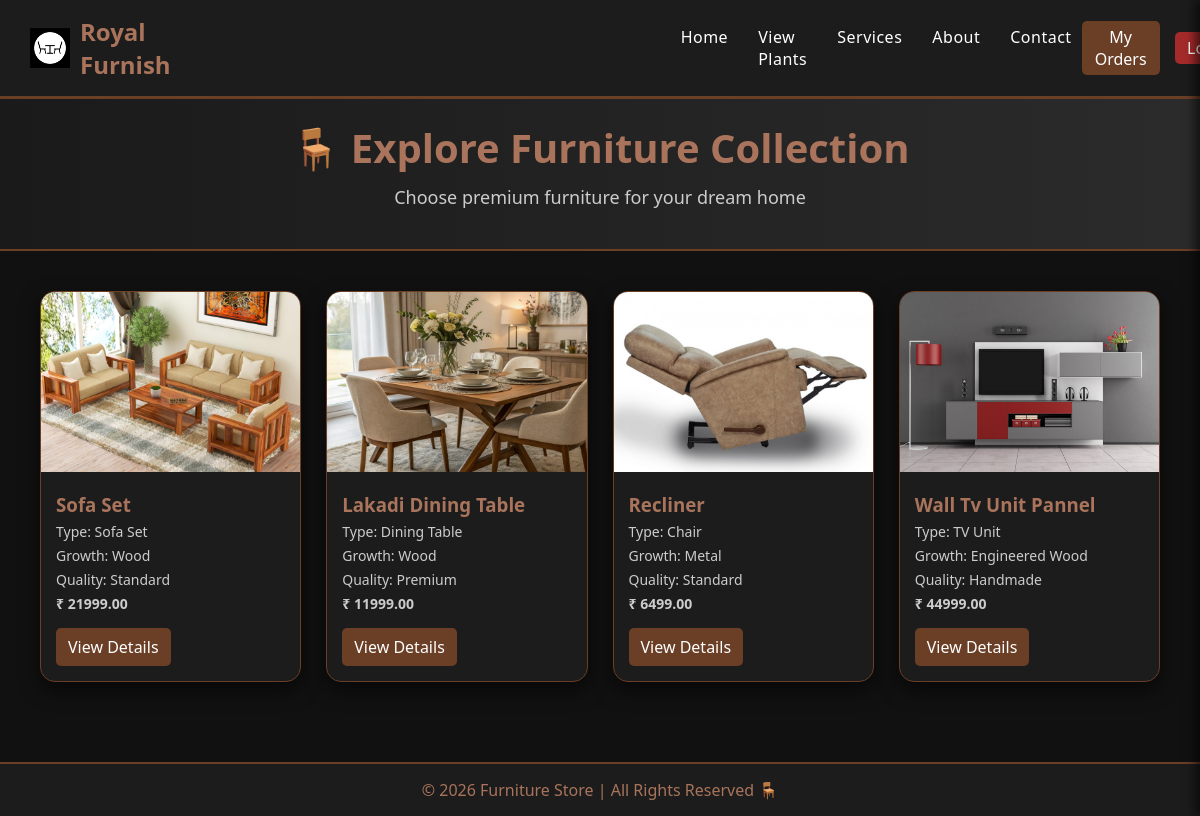
The page /plants/ on the database its author committed.
### plants/models.py (models this page shows, shortened)
class Plant(models.Model):
    plant_id = models.CharField(max_length=20, unique=True)
    name = models.CharField(max_length=100)
    info = models.TextField()
    price = models.DecimalField(max_digits=10, decimal_places=2)
    image = models.ImageField(upload_to='plants/')
    plant_type = models.CharField(max_length=100, default='Sapling')
    growth = models.CharField(max_length=50)  # e.g. 5 months / 10 months
    quality = models.CharField(max_length=50)
    quantity = models.IntegerField(default=0)

### plants/views.py (the view)
# urls.py: path('plants/', views.user_view_home_plants, name='user_view_home_plants'),
def user_view_home_plants(request):
    plants = Plant.objects.all()   # fetch all plants from database
    return render(request, 'user_viewhomeplant.html', {'plants': plants})

### templates/user_viewhomeplant.html (shortened to what this page needs)
{% load static %}
{% include 'header.html' %}
<!DOCTYPE html>
<html>
<head>
</head>
<body>
    <div class="animated-content">
        <div class="hero">
            <h1>🪑 Explore Furniture Collection</h1>
            <p>Choose premium furniture for your dream home</p>
        </div>
        <div class="container">
            <div class="grid">
                {% for plant in plants %}
                <div class="card">
                    {% if plant.image %}
                        <img src="{{ plant.image.url }}" alt="{{ plant.name }}">
                    {% else %}
                        <img src="{% static 'default-plant.jpg' %}" alt="Furniture">
                    {% endif %}
                    <div class="card-content">
                        <h3>{{ plant.name }}</h3>
                        <p>Type: {{ plant.plant_type }}</p>
                        <p>Growth: {{ plant.growth }}</p>
                        <p>Quality: {{ plant.quality }}</p>
                        <p class="price">₹ {{ plant.price }}</p>
                        <a href="{% url 'plant_detail' plant.id %}" class="btn">
                            View Details
                        </a>
                    </div>
                </div>
                {% endfor %}
            </div>
        </div>
    </div>
    <div class="footer">
        © 2026 Furniture Store | All Rights Reserved 🪑
    </div>
</body>
</html>

### templates/header.html (style rules this page uses)
* { margin:0; padding:0; box-sizing:border-box; font-family: 'Poppins', 'Segoe UI', sans-serif; }
body { background:#111; padding-top:80px; }

### templates/user_viewhomeplant.html (style rules this page uses)
body { margin: 0; font-family: 'Poppins', 'Segoe UI', sans-serif; background: #111; color: #fff; }
.animated-content { animation: pageLoad 0.8s ease-in-out; }
.hero { text-align: center; padding: 40px 20px; background: linear-gradient(to right, #1a1a1a, #2b2b2b); border-bottom: 2px solid #6b3e26; }
.hero h1 { color: #a9745b; font-size: 40px; margin-bottom: 10px; }
.hero p { color: #ccc; font-size: 18px; }
.container { padding: 40px; }
.grid { display: grid; grid-template-columns: repeat(auto-fit, minmax(250px, 1fr)); gap: 25px; }
.card { background: #1c1c1c; border-radius: 15px; box-shadow: 0 8px 20px rgba(0,0,0,0.6); overflow: hidden; transition: 0.4s; border: 1px solid #6b3e26; animation: fadeUp 0.6s ease-in-out; }
.card img { width: 100%; height: 180px; object-fit: cover; }
.card-content { padding: 15px; }
.card-content h3 { color: #a9745b; margin: 0; }
.card-content p { margin: 5px 0; color: #ccc; font-size: 14px; }
.price { font-weight: bold; color: #d4a373; margin-top: 10px; }
.btn { display: inline-block; margin-top: 10px; padding: 8px 12px; background: #6b3e26; color: white; border-radius: 5px; text-decoration: none; transition: 0.3s; }
.footer { text-align: center; background: #1c1c1c; color: #a9745b; padding: 15px; margin-top: 40px; border-top: 2px solid #6b3e26; }

### rows shown on the page
Plant: image (picture), name "Sofa Set", plant_type "Sofa Set", growth "Wood", quality "Standard", price "21999.00"
Plant: image (picture), name "Lakadi Dining Table", plant_type "Dining Table", growth "Wood", quality "Premium", price "11999.00"
Plant: image (picture), name "Recliner", plant_type "Chair", growth "Metal", quality "Standard", price "6499.00"
Plant: image (picture), name "Wall Tv Unit Pannel", plant_type "TV Unit", growth "Engineered Wood", quality "Handmade", price "44999.00"
